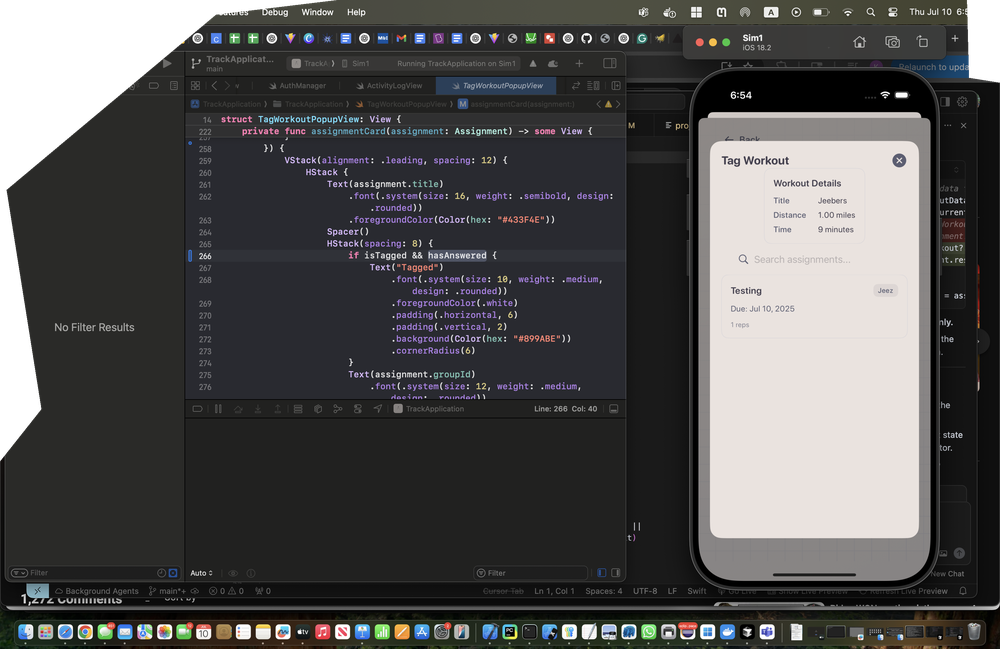
#> input picture reconstructed_siamese.png, 1000 x 649 px, shrunk from 3024 x 1964 before the run
$ python verify_coverage.py reconstructed_siamese.png . 3 out.png
#> lines starting #> are read from the running program, lines starting #| are printed output that depends on the picture
import numpy as np
from PIL import Image
import os
import sys

def verify_coverage(original_image_path, pieces_dir, n_pieces=50, output_path=None):
#> called with original_image_path = 'reconstructed_siamese.png', pieces_dir = '.', n_pieces = 3, output_path = 'out.png'
    img = np.array(Image.open(original_image_path).convert("RGBA"))
#> img is the input picture: shape (649, 1000, 4); mean R, G, B, A 68.7, 68, 67.9, 242.2
    height, width = img.shape[:2]
#> height = 649; width = 1000
    coverage = np.zeros((height, width), dtype=np.uint8)
    for i in range(n_pieces):
        piece_path = os.path.join(pieces_dir, f"piece_{i:02d}.png")
        if not os.path.exists(piece_path):
            print(f"Missing piece: {piece_path}")
            continue
        piece = np.array(Image.open(piece_path).convert("RGBA"))
        mask = piece[..., 3] > 0
        coverage[mask] += 1
    # Check for gaps (pixels not covered)
    gaps = (coverage == 0)
    overlaps = (coverage > 1)
    print(f"Total pixels: {height*width}")
#| Total pixels: 649000
    print(f"Uncovered pixels: {np.sum(gaps)}")
#| Uncovered pixels: 649000
    print(f"Overlapped pixels: {np.sum(overlaps)}")
#| Overlapped pixels: 0
    if output_path:
        # Save a visualization: red for gaps, green for overlaps
        vis = np.zeros((height, width, 3), dtype=np.uint8)
        vis[gaps] = [255, 0, 0]
        vis[overlaps] = [0, 255, 0]
        Image.fromarray(vis).save(output_path)
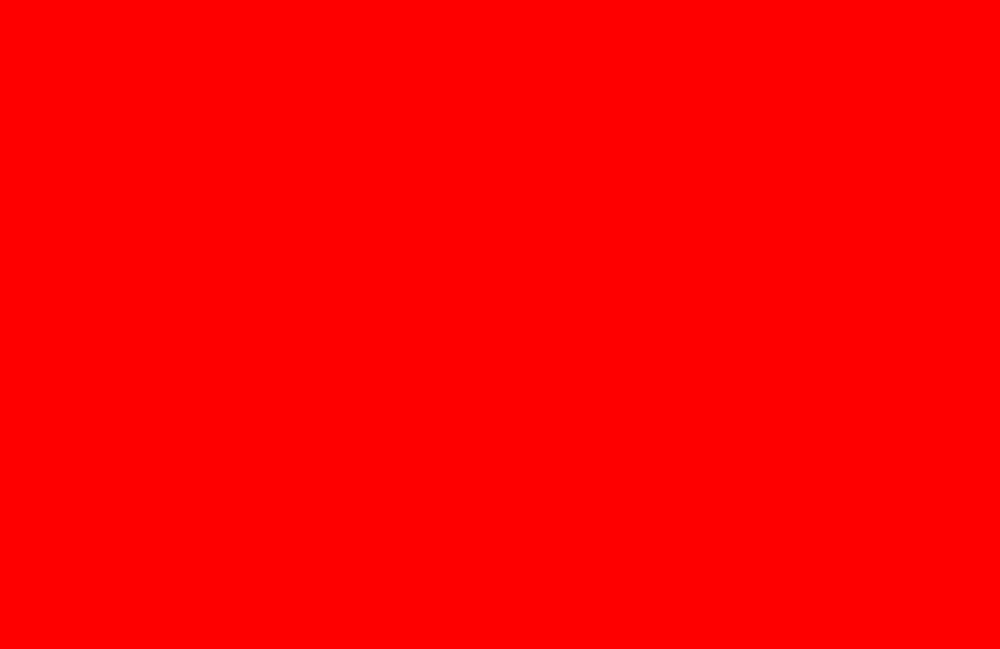
#> saved as out.png: PIL image 1000x649 RGB; mean R, G, B 255, 0, 0
        print(f"Saved coverage visualization to {output_path}")
    if np.sum(gaps) == 0 and np.sum(overlaps) == 0:
        print("SUCCESS: All pixels are covered exactly once by the pieces.")
    else:
        print("WARNING: There are gaps or overlaps in the coverage.")

def main():
    if len(sys.argv) < 3:
        print("Usage: python verify_coverage.py <original_image> <pieces_dir> [n_pieces] [output_vis.png]")
        return
    original_image = sys.argv[1]
    pieces_dir = sys.argv[2]
    n_pieces = int(sys.argv[3]) if len(sys.argv) > 3 else 50
    output_path = sys.argv[4] if len(sys.argv) > 4 else None
    verify_coverage(original_image, pieces_dir, n_pieces, output_path)

if __name__ == "__main__":
    main()
